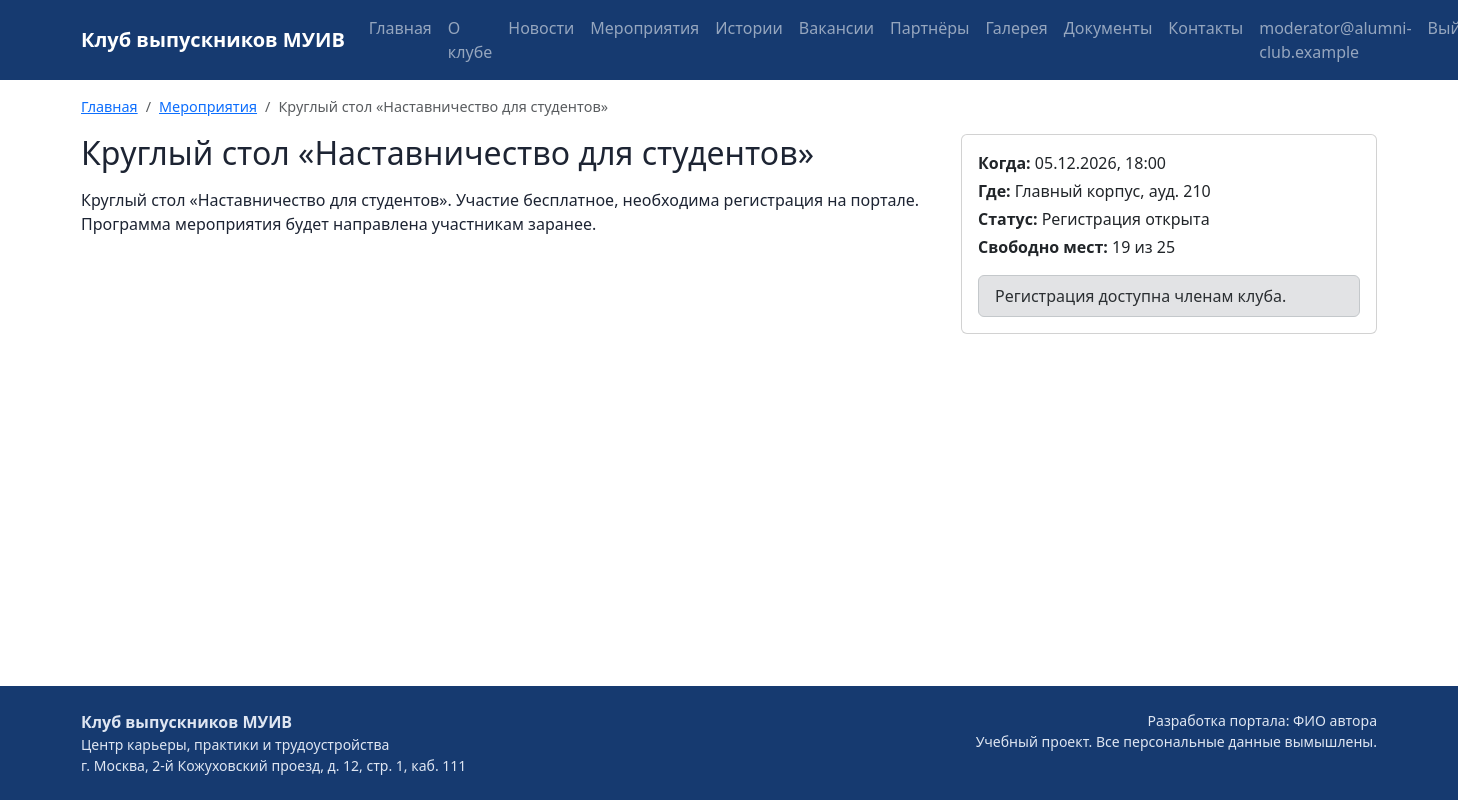
The page /events/5/ (signed in) on the database its author committed.
### accounts/models.py (models this page shows, shortened)
class User(AbstractBaseUser):
    email = models.EmailField("Электронная почта", max_length=254, unique=True)
    role = models.ForeignKey(Role, on_delete=models.PROTECT, verbose_name="Роль",
                             related_name="users")
    is_active = models.BooleanField("Активна", default=True)
    created_at = models.DateTimeField("Дата регистрации", auto_now_add=True)
    objects = UserManager()
    USERNAME_FIELD = "email"
    REQUIRED_FIELDS = []
    class Meta:
        db_table = "users"
        verbose_name = "Пользователь"
        verbose_name_plural = "Пользователи"
        ordering = ["email"]
    @property
    def is_alumnus(self):
        return self.role.code == Role.ALUMNUS

### events/models.py (models this page shows, shortened)
class Event(models.Model):
    title = models.CharField("Название", max_length=200)
    description = models.TextField("Описание", blank=True)
    start_at = models.DateTimeField("Дата и время начала")
    place = models.CharField("Место проведения", max_length=255, blank=True)
    capacity = models.PositiveIntegerField("Количество мест",
                                           validators=[MinValueValidator(1)])
    status = models.ForeignKey(EventStatus, on_delete=models.PROTECT, verbose_name="Статус",
                               related_name="events")
    created_by = models.ForeignKey(settings.AUTH_USER_MODEL, on_delete=models.SET_NULL,
                                   null=True, verbose_name="Автор", related_name="events")
    class Meta:
        db_table = "events"
        verbose_name = "Мероприятие"
        verbose_name_plural = "Мероприятия"
        ordering = ["start_at"]
        indexes = [models.Index(fields=["start_at"], name="idx_events_date")]
    def free_places(self):
        return max(self.capacity - self.registrations.count(), 0)
    @property
    def is_registration_open(self):
        return self.status.code == EventStatus.OPEN and self.start_at > timezone.now()

class EventStatus(models.Model):
    PLANNED = "planned"
    OPEN = "open"
    FINISHED = "finished"
    CANCELLED = "cancelled"
    code = models.CharField("Код", max_length=20, unique=True)
    name = models.CharField("Название", max_length=50)
    class Meta:
        db_table = "event_statuses"
        verbose_name = "Статус мероприятия"
        verbose_name_plural = "Статусы мероприятий"

### events/views.py (the view)
# urls.py: path("<int:pk>/", views.event_detail, name="detail"),
def event_detail(request, pk):
    event = get_object_or_404(Event.objects.select_related("status"), pk=pk)
    is_registered = False
    profile = getattr(request.user, "alumni_profile", None) if request.user.is_authenticated else None
    if profile:
        is_registered = event.registrations.filter(profile=profile).exists()
    return render(request, "events/detail.html", {
        "event": event,
        "is_registered": is_registered,
        "crumbs": crumbs(("Мероприятия", "events:list"), event.title),
    })

### core/breadcrumbs.py (called while the page is built)
def crumbs(*items):
    result = []
    for item in items:
        if isinstance(item, str):
            result.append({"title": item, "url": None})
        else:
            title, route, *args = item
            result.append({"title": title, "url": reverse(route, args=args)})
    return result

### core/context_processors.py (called while the page is built)
def site(request):
    return {
        "menu": MENU,
        "portal_name": settings.PORTAL_NAME,
        "portal_author": settings.PORTAL_AUTHOR,
    }

### templates/events/detail.html (shortened to what this page needs)
{% extends "base.html" %}
{% block content %}
<div class="row g-4">
  <div class="col-lg-8">
    <h1 class="h2 mb-3">{{ event.title }}</h1>
    {{ event.description|linebreaks }}
  </div>
  <div class="col-lg-4">
    <div class="card">
      <div class="card-body">
        <p class="mb-1"><strong>Когда:</strong> {{ event.start_at|date:"d.m.Y, H:i" }}</p>
        <p class="mb-1"><strong>Где:</strong> {{ event.place|default:"уточняется" }}</p>
        <p class="mb-1"><strong>Статус:</strong> {{ event.status.name }}</p>
        <p class="mb-3"><strong>Свободно мест:</strong> {{ event.free_places }} из {{ event.capacity }}</p>
        {% if is_registered %}
          <div class="alert alert-success py-2">Вы зарегистрированы.</div>
          <form method="post" action="{% url 'events:cancel' event.pk %}">{% csrf_token %}
            <button class="btn btn-outline-secondary w-100" type="submit">Отменить регистрацию</button>
          </form>
        {% elif not event.is_registration_open %}
          <div class="alert alert-secondary py-2 mb-0">Регистрация закрыта.</div>
        {% elif not user.is_authenticated %}
          <a class="btn btn-accent w-100" href="{% url 'accounts:login' %}?next={{ request.path }}">Войти, чтобы зарегистрироваться</a>
        {% elif not user.is_alumnus %}
          <div class="alert alert-secondary py-2 mb-0">Регистрация доступна членам клуба.</div>
        {% elif event.free_places == 0 %}
          <div class="alert alert-warning py-2 mb-0">Свободных мест нет.</div>
        {% else %}
          <form method="post" action="{% url 'events:register' event.pk %}">{% csrf_token %}
            <button class="btn btn-accent w-100" type="submit">Зарегистрироваться</button>
          </form>
        {% endif %}
      </div>
    </div>
  </div>
</div>
{% endblock %}

### templates/base.html (shortened to what this page needs)
{% load static %}<!doctype html>
<html lang="ru">
<head>
  <link href="https://cdn.jsdelivr.net/npm/bootstrap@5.3.3/dist/css/bootstrap.min.css" rel="stylesheet">
  <link href="{% static 'css/site.css' %}" rel="stylesheet">
</head>
<body class="d-flex flex-column min-vh-100">
<nav class="navbar navbar-expand-xl navbar-dark site-nav">
  <div class="container">
    <a class="navbar-brand fw-bold" href="{% url 'core:home' %}">{{ portal_name }}</a>
    <div class="collapse navbar-collapse" id="mainMenu">
      <ul class="navbar-nav me-auto">
        {% for title, route in menu %}
          {% url route as item_url %}
          <li class="nav-item">
            <a class="nav-link{% if request.path == item_url %} active{% endif %}" href="{{ item_url }}">{{ title }}</a>
          </li>
        {% endfor %}
      </ul>
      <ul class="navbar-nav">
        {% if user.is_authenticated %}
          <li class="nav-item"><a class="nav-link" href="{% url 'accounts:cabinet' %}">{{ user.email }}</a></li>
          <li class="nav-item">
            <form method="post" action="{% url 'accounts:logout' %}">{% csrf_token %}
              <button class="btn btn-link nav-link" type="submit">Выйти</button>
            </form>
          </li>
        {% else %}
          <li class="nav-item"><a class="nav-link" href="{% url 'accounts:login' %}">Войти</a></li>
          <li class="nav-item"><a class="btn btn-accent ms-xl-2" href="{% url 'club:join' %}">Вступить в клуб</a></li>
        {% endif %}
      </ul>
    </div>
  </div>
</nav>
<div class="container">
  <nav aria-label="Навигационная цепочка" class="mt-3">
    <ol class="breadcrumb">
      {% if crumbs %}
        <li class="breadcrumb-item"><a href="{% url 'core:home' %}">Главная</a></li>
        {% for crumb in crumbs %}
          {% if crumb.url %}
            <li class="breadcrumb-item"><a href="{{ crumb.url }}">{{ crumb.title }}</a></li>
          {% else %}
            <li class="breadcrumb-item active" aria-current="page">{{ crumb.title }}</li>
          {% endif %}
        {% endfor %}
      {% else %}
        <li class="breadcrumb-item active" aria-current="page">Главная</li>
      {% endif %}
    </ol>
  </nav>
</div>
<main class="container flex-grow-1 pb-5">
  {% block content %}{% endblock %}
</main>
<footer class="site-footer py-4 mt-auto">
  <div class="container d-flex flex-column flex-md-row justify-content-between gap-2">
    <div>
      <div class="fw-bold">{{ portal_name }}</div>
      <div class="small">Центр карьеры, практики и трудоустройства</div>
      <div class="small">г. Москва, 2-й Кожуховский проезд, д. 12, стр. 1, каб. 111</div>
    </div>
    <div class="small text-md-end">
      <div>Разработка портала: {{ portal_author }}</div>
      <div>Учебный проект. Все персональные данные вымышлены.</div>
    </div>
  </div>
</footer>
</body>
</html>

### static/css/site.css (style rules this page uses)
:root { --club-blue: #163a70; --club-red: #c8102e; --club-light: #f3f6fb; }
body { font-family: "Segoe UI", Roboto, Arial, sans-serif; color: #1d2433; }
.site-nav { background-color: var(--club-blue); }
.breadcrumb { font-size: 0.9rem; }
h1, h2, h3 { color: var(--club-blue); }
.site-footer { background-color: var(--club-blue); color: #dfe6f2; }

### rows shown on the page
User: email "moderator@alumni-club.example"
Event: title "Круглый стол «Наставничество для студентов»", title "Круглый стол «Наставничество для студентов»", description "Круглый стол «Наставничество для студентов». Участие бесплатное, необходима регистрация на портале. Программа мероприятия будет направлена участникам заранее.", start_at "05.12.2026, 18:00", place "Главный корпус, ауд. 210", status.name "Регистрация открыта", free_places "19", capacity "25"

### other values the page prints
{{ portal_name }} "Клуб выпускников МУИВ"
{{ title }} "Главная" "О клубе" "Новости" "Мероприятия" "Истории" "Вакансии" "Партнёры" "Галерея" "Документы" "Контакты"
{{ crumb.title }} "Мероприятия"
{{ portal_author }} "ФИО автора"
